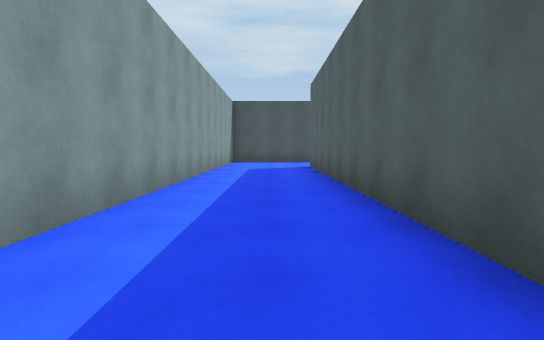
View 1 (above)

24 first-person views from a walk through a scene from a Unity 3-D project. The camera is 1.2 m above the floor, tilts 4° down and sees 80° across. The floor is counted in squares, 2 m on a side. Each view is taken from the middle of a square. On the plan, view 1 faces up. The plan holds only what a view shows up to about 10 squares ahead; the rest is blank. The place goes on beyond the plan. The player character is not drawn.

View 2
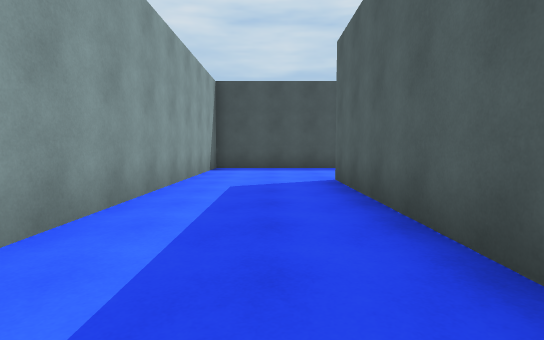

View 3
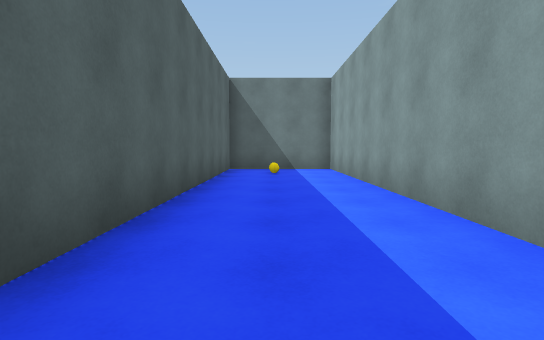

View 4
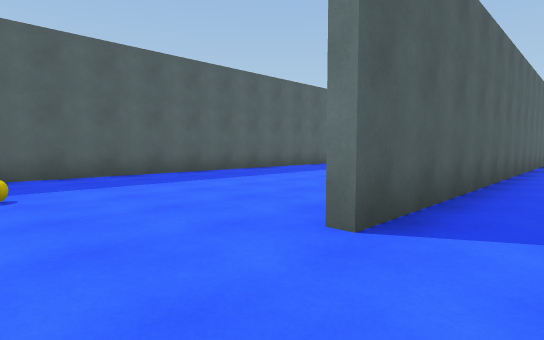

View 5
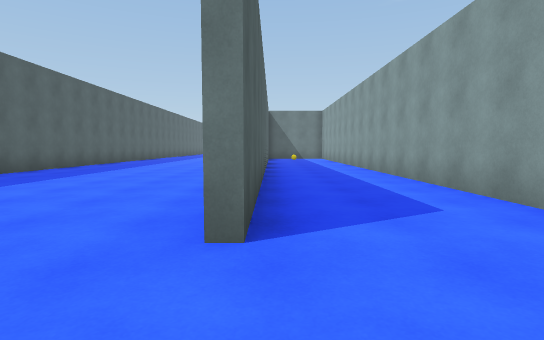

View 6
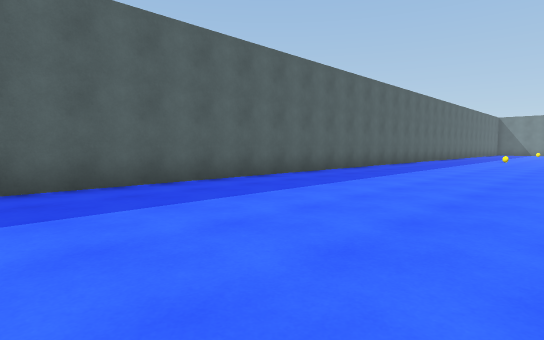

View 7
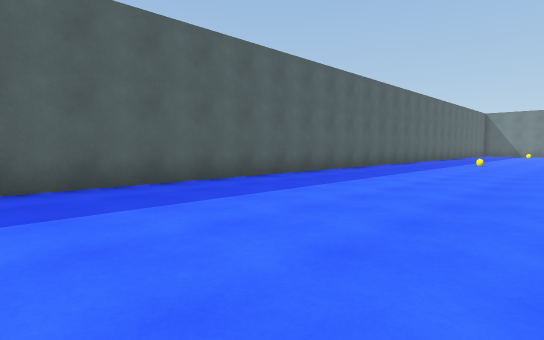

View 8
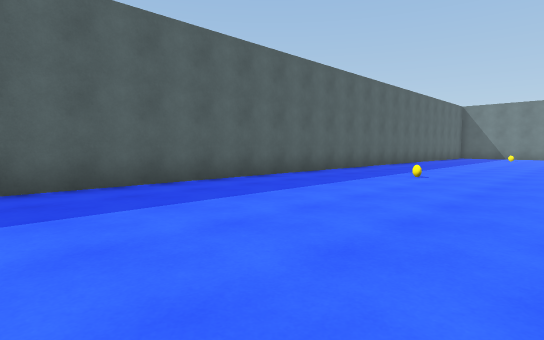

View 9
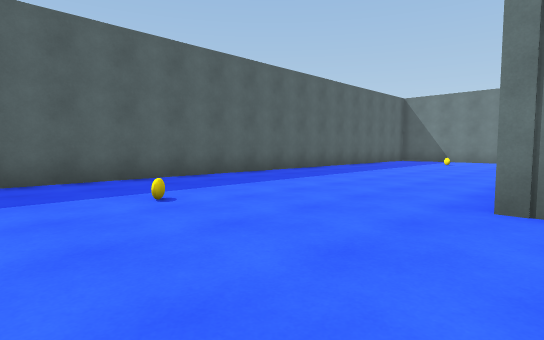

View 10
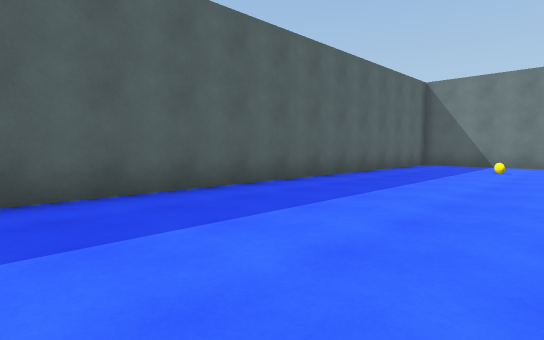

View 11
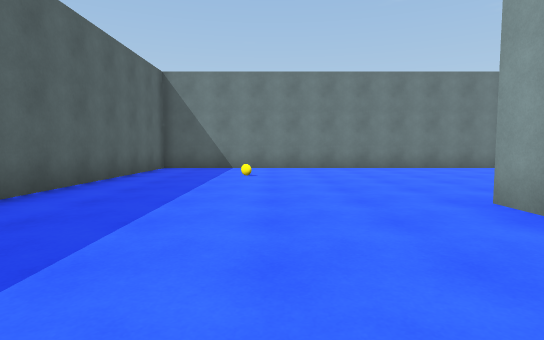

View 12
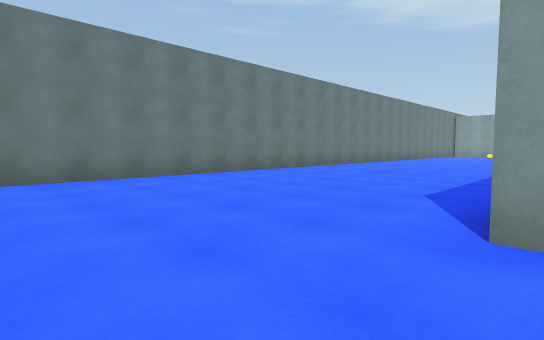

View 13
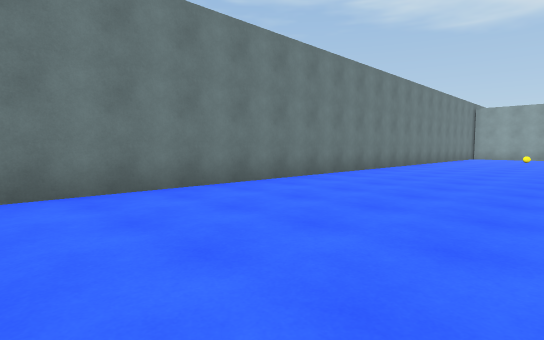

View 14
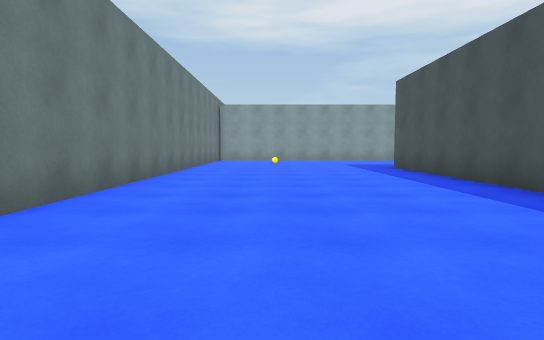

View 15
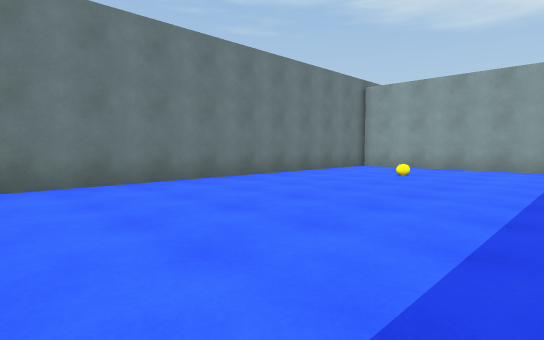

View 16
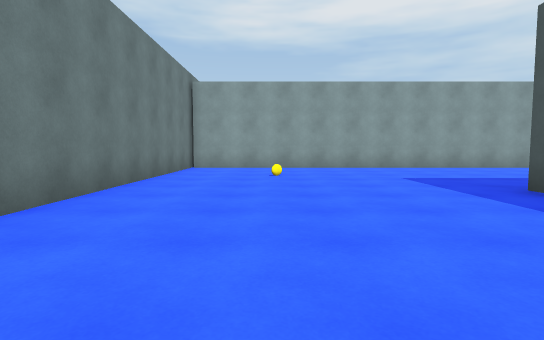

View 17
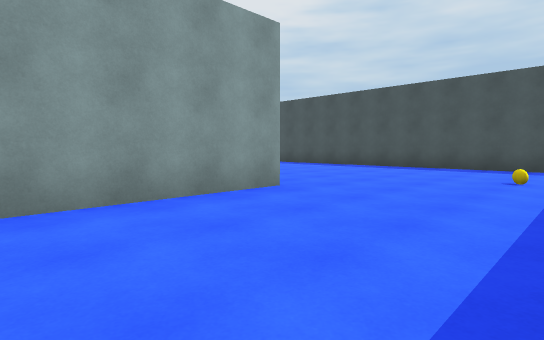

View 18
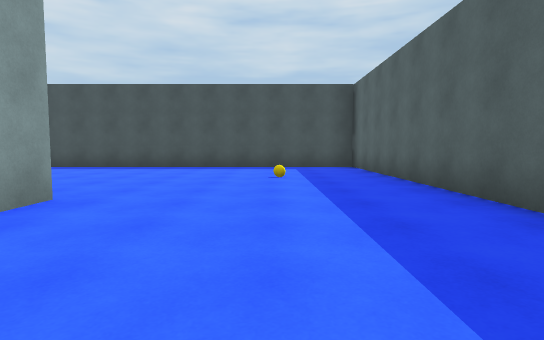

View 19
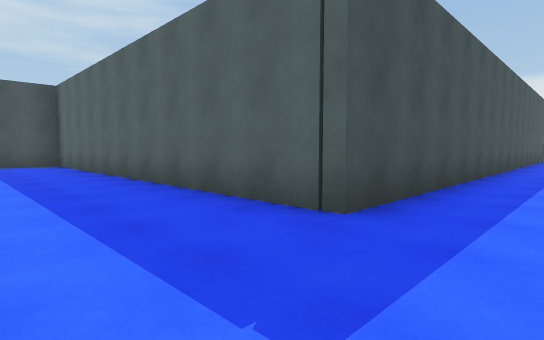

View 20
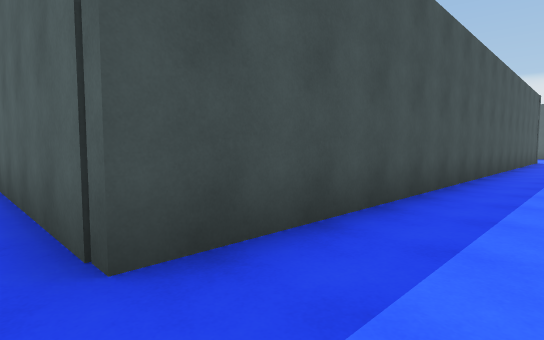

View 21
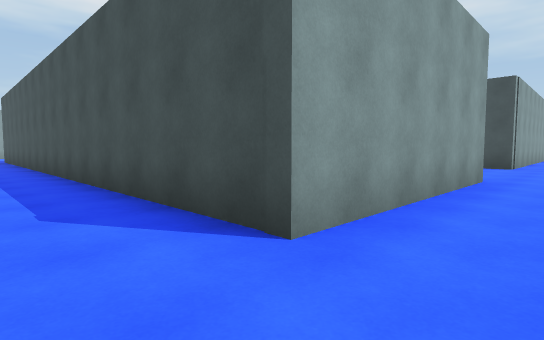

View 22
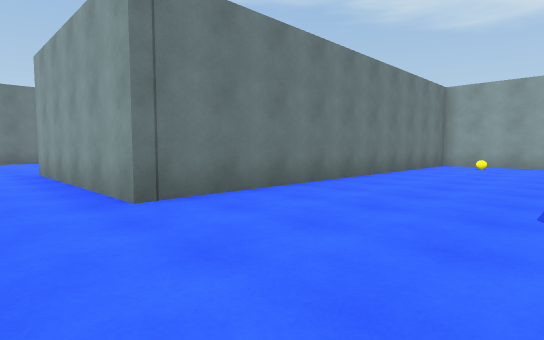

View 23
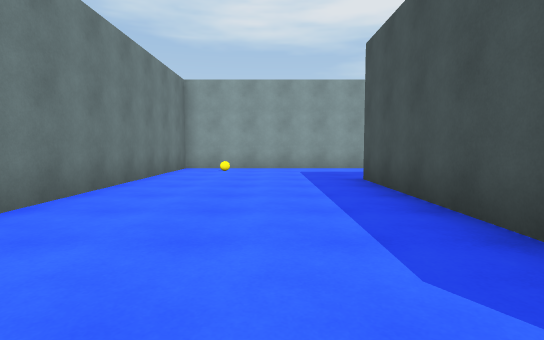

View 24
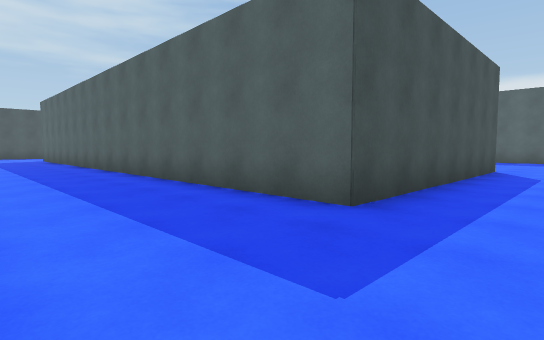

### Floor plan
Points are (right, up) in squares from view 1. A wall is a line through its corners. A room is listed if a view was taken in it or the views show most of it. See-through windows are left out.
Room 1 (views 1, 2, 3, 4)
walls: (0.4, 13.5) (-1.6, 13.5) (-1.6, -5) (1.2, -5) (1.2, 10)
ways out: opening at (1, 11.5) to room 2
Room 2 (views 5, 6, 7, 8, 9, 10, 11, 12, 13, 14, 15, 16, 17, 18, 19, 20, 21, 22, 23, 24)
walls: (-8.3, -4.4) (-8.3, -9.5) (1.6, -9.5) (1.6, -14.4) (-13.5, -14.4) (-13.5, -4.1) (-22.5, -4.1); (1.4, -3.4) (1.4, -5.3) (-5.1, -5.3) (-5.1, 4.4); (1.9, 13.5) (0.4, 13.5); (-18.5, -10.2) (-18.5, -20.4); (-18.9, -20.4) (7.1, -20.4) (7.1, 11.4)
ways out: opening at (1, 11.5) to room 1

Positions as (right, up) in squares from view 1, and headings:
1: (0, 0), facing up
2: (0, 4), facing up
3: (0, 4), facing down
4: (0, 12), facing down-right
5: (1, 12), facing down
6: (2, 8), facing down-right
7: (2, 4), facing down-right
8: (2, -1), facing down-right
9: (1, -6), facing down-right
10: (3, -9), facing down-right
11: (4, -11), facing down
12: (4, -14), facing down-left
13: (0, -16), facing down-left
14: (-4, -18), facing left
15: (-9, -15), facing down-left
16: (-9, -18), facing left
17: (-15, -14), facing up-left
18: (-16, -14), facing up
19: (-16, -16), facing up-right
20: (-14, -16), facing up-right
21: (3, -16), facing up-left
22: (3, -6), facing down-left
23: (1, -7), facing left
24: (-8, -7), facing up-right
